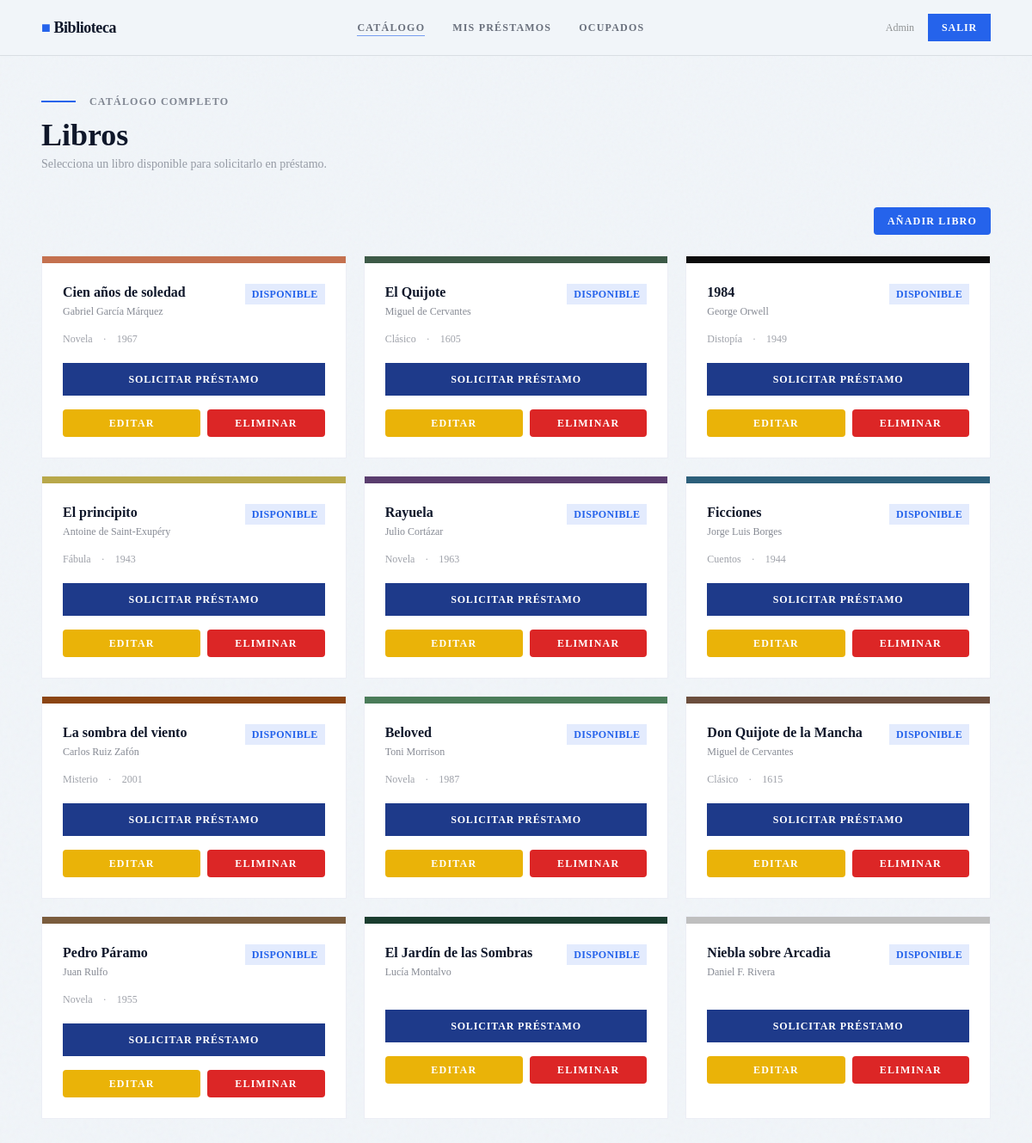
The page /books (signed in) on the database as committed earlier.
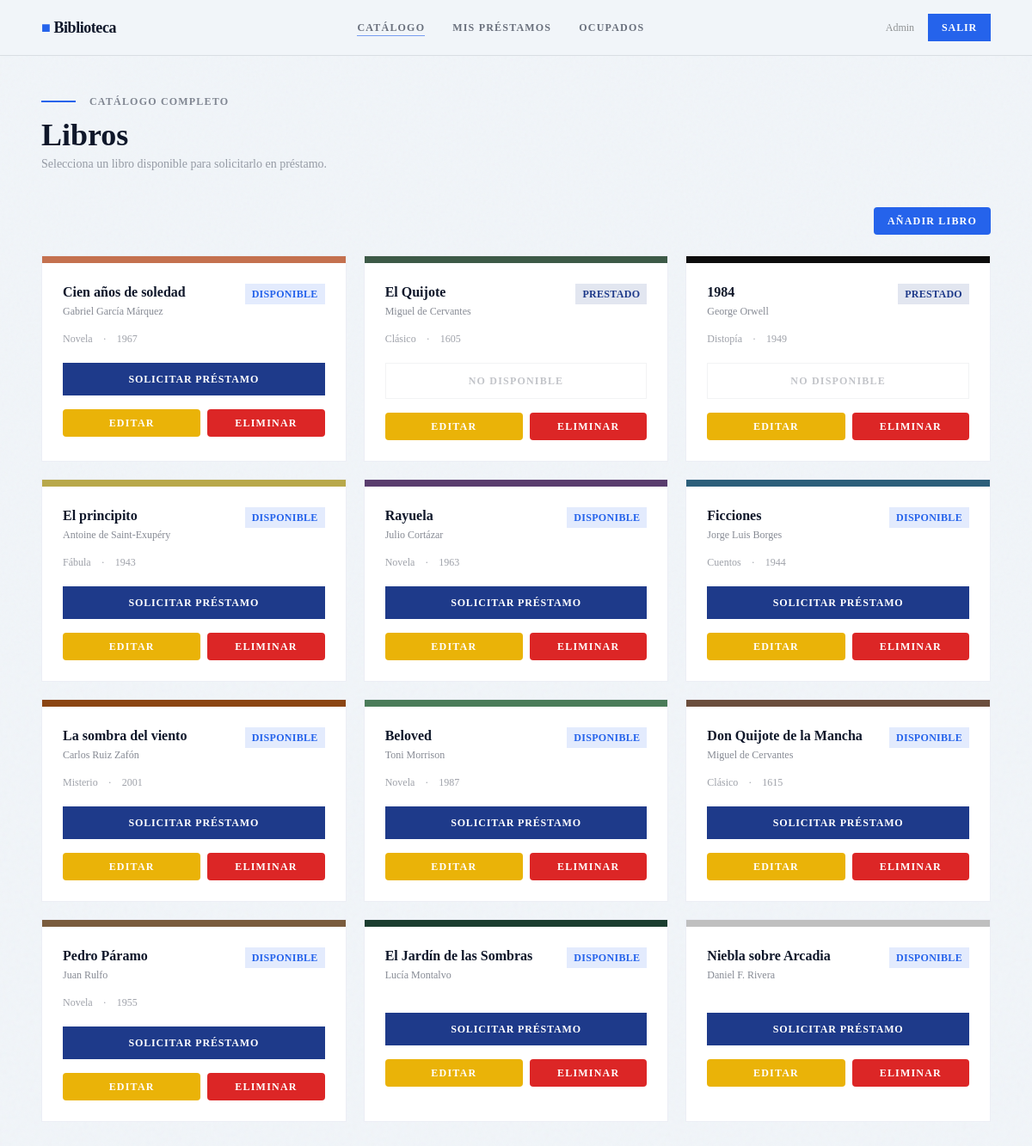
The same page on the database as committed later.
### tables this page shows
CREATE TABLE books (
            id          INTEGER PRIMARY KEY AUTOINCREMENT,
            title       TEXT    NOT NULL,
            author      TEXT    NOT NULL,
            genre       TEXT,
            year        INTEGER,
            cover_color TEXT    DEFAULT '#3D5A47',
            available   INTEGER DEFAULT 1,
            UNIQUE(title, author)   -- Evita duplicados reales
        );

### app.py (the view)
    @app.route('/books')
    @login_required
    def books():
        conn = app.get_db_connection()
        books = conn.execute("SELECT * FROM books").fetchall()
        conn.close()
        return render_template('books.html', books=books)

### templates/books.html (shortened to what this page needs)
{% extends "base.html" %}
{% block content %}
<div class="mb-2">
  <span style="width:40px;height:2px;background:#2563eb;display:inline-block;vertical-align:middle;margin-right:12px;"></span>
  <span class="text-xs font-display font-semibold tracking-widest text-dark uppercase opacity-50">Catálogo completo</span>
</div>
<h1 class="font-display text-4xl font-extrabold text-dark mb-1">Libros</h1>
<p class="text-sm text-dark opacity-40 mb-10">Selecciona un libro disponible para solicitarlo en préstamo.</p>
<div class="flex justify-end mb-6">
  <a href="{{ url_for('add_book') }}"
     class="px-4 py-2 bg-blue-600 text-white text-xs font-display font-semibold uppercase tracking-widest rounded hover:bg-blue-700 transition">
    Añadir libro
  </a>
</div>
<div class="grid sm:grid-cols-2 lg:grid-cols-3 gap-5">
  {% for book in books %}
  <div class="book-card bg-white p-0 overflow-hidden animate-fade-up" style="animation-delay:{{ loop.index0 * 0.07 }}s; opacity:0">
    <div class="h-2 w-full" style="background:{{ book['cover_color'] }}"></div>
    <div class="p-6">
      <div class="flex items-start justify-between mb-4">
        <div>
          <h3 class="font-display font-bold text-dark leading-tight mb-1">{{ book['title'] }}</h3>
          <p class="text-xs text-dark opacity-50">{{ book['author'] }}</p>
        </div>
        {% if book['available'] %}
        <span class="badge-available text-xs font-display font-semibold px-2 py-1 uppercase tracking-wide flex-shrink-0 ml-2">Disponible</span>
        {% else %}
        <span class="badge-borrowed text-xs font-display font-semibold px-2 py-1 uppercase tracking-wide flex-shrink-0 ml-2">Prestado</span>
        {% endif %}
      </div>
      <div class="flex items-center gap-3 text-xs text-dark opacity-40 mb-5">
        {% if book['genre'] %}<span>{{ book['genre'] }}</span>{% endif %}
        {% if book['year'] %}<span>·</span><span>{{ book['year'] }}</span>{% endif %}
      </div>
      {% if book['available'] %}
      <form action="{{ url_for('loan', book_id=book['id']) }}" method="POST">
        <button type="submit" class="btn-primary w-full text-center">
          <span>Solicitar préstamo</span>
        </button>
      </form>
      {% else %}
      <button disabled
        class="w-full py-3 text-xs font-display font-semibold uppercase tracking-widest text-dark opacity-25 border border-dark border-opacity-20 cursor-not-allowed">
        No disponible
      </button>
      {% endif %}
      <div class="flex gap-2 mt-4">
        <a href="{{ url_for('edit_book', book_id=book['id']) }}"
           class="flex-1 text-center px-3 py-2 text-xs font-display font-semibold uppercase tracking-widest bg-yellow-500 text-white rounded hover:bg-yellow-600 transition">
          Editar
        </a>
        <form action="{{ url_for('delete_book', book_id=book['id']) }}" method="POST" class="flex-1">
          <button onclick="return confirm('¿Eliminar este libro?')"
                  class="w-full px-3 py-2 text-xs font-display font-semibold uppercase tracking-widest bg-red-600 text-white rounded hover:bg-red-700 transition">
            Eliminar
          </button>
        </form>
      </div>
    </div>
  </div>
  {% else %}
  <div class="col-span-3 text-center py-20 text-dark opacity-30">
    <p class="text-5xl mb-4">📭</p>
    <p class="font-display text-lg">No hay libros registrados.</p>
  </div>
  {% endfor %}
</div>
{% endblock %}

Rows that differ between the two databases and show on the page:
changed books "El Quijote": available "DISPONIBLE SOLICITAR PRÉSTAMO" → "PRESTADO NO DISPONIBLE"
changed books "George Orwell": available "DISPONIBLE SOLICITAR PRÉSTAMO" → "PRESTADO NO DISPONIBLE"
